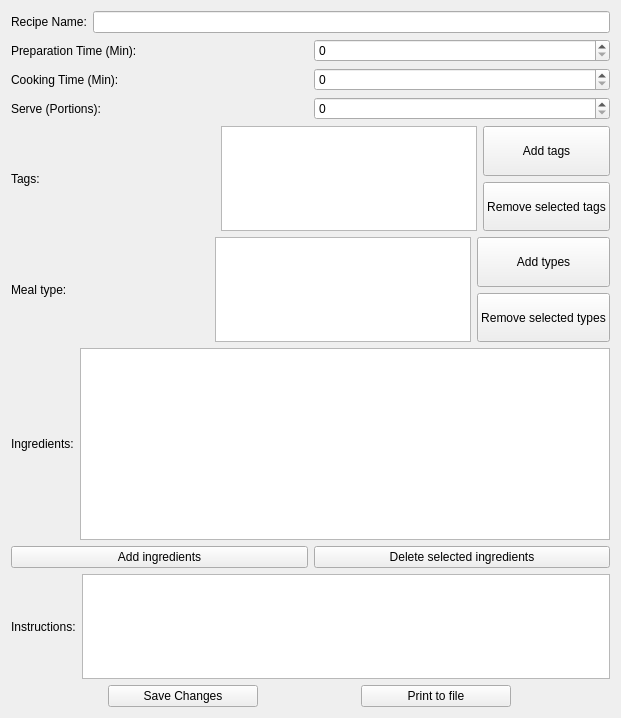
<?xml version="1.0" encoding="UTF-8"?>
<ui version="4.0">
 <class>Form</class>
 <widget class="QWidget" name="Form">
  <property name="geometry">
   <rect>
    <x>0</x>
    <y>0</y>
    <width>621</width>
    <height>718</height>
   </rect>
  </property>
  <property name="minimumSize">
   <size>
    <width>0</width>
    <height>0</height>
   </size>
  </property>
  <property name="maximumSize">
   <size>
    <width>1000</width>
    <height>16777215</height>
   </size>
  </property>
  <property name="windowTitle">
   <string>Form</string>
  </property>
  <layout class="QVBoxLayout" name="verticalLayout">
   <item>
    <layout class="QHBoxLayout" name="horizontalLayout">
     <item>
      <widget class="QLabel" name="label">
       <property name="text">
        <string>Recipe Name:</string>
       </property>
      </widget>
     </item>
     <item>
      <widget class="QLineEdit" name="lineEdit_edit_name">
       <property name="sizePolicy">
        <sizepolicy hsizetype="Expanding" vsizetype="Fixed">
         <horstretch>0</horstretch>
         <verstretch>0</verstretch>
        </sizepolicy>
       </property>
       <property name="maxLength">
        <number>1000</number>
       </property>
      </widget>
     </item>
    </layout>
   </item>
   <item>
    <layout class="QHBoxLayout" name="horizontalLayout_2">
     <item>
      <widget class="QLabel" name="label_2">
       <property name="text">
        <string>Preparation Time (Min):</string>
       </property>
      </widget>
     </item>
     <item>
      <widget class="QSpinBox" name="spinBox_edit_prep_time">
       <property name="maximum">
        <number>1000</number>
       </property>
      </widget>
     </item>
    </layout>
   </item>
   <item>
    <layout class="QHBoxLayout" name="horizontalLayout_3">
     <item>
      <widget class="QLabel" name="label_3">
       <property name="text">
        <string>Cooking Time (Min):</string>
       </property>
      </widget>
     </item>
     <item>
      <widget class="QSpinBox" name="spinBox_edit_cook_time">
       <property name="maximum">
        <number>1000</number>
       </property>
      </widget>
     </item>
    </layout>
   </item>
   <item>
    <layout class="QHBoxLayout" name="horizontalLayout_4">
     <item>
      <widget class="QLabel" name="label_4">
       <property name="text">
        <string>Serve (Portions):</string>
       </property>
      </widget>
     </item>
     <item>
      <widget class="QSpinBox" name="spinBox_edit_portion">
       <property name="maximum">
        <number>1000</number>
       </property>
      </widget>
     </item>
    </layout>
   </item>
   <item>
    <layout class="QHBoxLayout" name="horizontalLayout_5">
     <item>
      <widget class="QLabel" name="label_5">
       <property name="text">
        <string>Tags:</string>
       </property>
      </widget>
     </item>
     <item>
      <spacer name="horizontalSpacer">
       <property name="orientation">
        <enum>Qt::Horizontal</enum>
       </property>
       <property name="sizeHint" stdset="0">
        <size>
         <width>40</width>
         <height>20</height>
        </size>
       </property>
      </spacer>
     </item>
     <item>
      <widget class="QListWidget" name="listWidget_edit_tags">
       <property name="minimumSize">
        <size>
         <width>0</width>
         <height>0</height>
        </size>
       </property>
       <property name="selectionMode">
        <enum>QAbstractItemView::ExtendedSelection</enum>
       </property>
      </widget>
     </item>
     <item>
      <layout class="QVBoxLayout" name="verticalLayout_2">
       <item>
        <widget class="QPushButton" name="pushButton_add_tags">
         <property name="sizePolicy">
          <sizepolicy hsizetype="Minimum" vsizetype="Expanding">
           <horstretch>0</horstretch>
           <verstretch>0</verstretch>
          </sizepolicy>
         </property>
         <property name="text">
          <string>Add tags</string>
         </property>
        </widget>
       </item>
       <item>
        <widget class="QPushButton" name="pushButton_remove_selected_tags">
         <property name="sizePolicy">
          <sizepolicy hsizetype="Minimum" vsizetype="Expanding">
           <horstretch>0</horstretch>
           <verstretch>0</verstretch>
          </sizepolicy>
         </property>
         <property name="baseSize">
          <size>
           <width>0</width>
           <height>0</height>
          </size>
         </property>
         <property name="text">
          <string>Remove selected tags</string>
         </property>
        </widget>
       </item>
      </layout>
     </item>
    </layout>
   </item>
   <item>
    <layout class="QHBoxLayout" name="horizontalLayout_7">
     <item>
      <widget class="QLabel" name="label_8">
       <property name="text">
        <string>Meal type:</string>
       </property>
      </widget>
     </item>
     <item>
      <spacer name="horizontalSpacer_2">
       <property name="orientation">
        <enum>Qt::Horizontal</enum>
       </property>
       <property name="sizeHint" stdset="0">
        <size>
         <width>40</width>
         <height>20</height>
        </size>
       </property>
      </spacer>
     </item>
     <item>
      <widget class="QListWidget" name="listWidget_edit_types">
       <property name="minimumSize">
        <size>
         <width>0</width>
         <height>0</height>
        </size>
       </property>
       <property name="selectionMode">
        <enum>QAbstractItemView::ExtendedSelection</enum>
       </property>
       <property name="sortingEnabled">
        <bool>false</bool>
       </property>
      </widget>
     </item>
     <item>
      <layout class="QVBoxLayout" name="verticalLayout_3">
       <item>
        <widget class="QPushButton" name="pushButton_add_type">
         <property name="sizePolicy">
          <sizepolicy hsizetype="Minimum" vsizetype="Expanding">
           <horstretch>0</horstretch>
           <verstretch>0</verstretch>
          </sizepolicy>
         </property>
         <property name="text">
          <string>Add types</string>
         </property>
        </widget>
       </item>
       <item>
        <widget class="QPushButton" name="pushButton_remove_selected_type">
         <property name="sizePolicy">
          <sizepolicy hsizetype="Minimum" vsizetype="Expanding">
           <horstretch>0</horstretch>
           <verstretch>0</verstretch>
          </sizepolicy>
         </property>
         <property name="text">
          <string>Remove selected types</string>
         </property>
        </widget>
       </item>
      </layout>
     </item>
    </layout>
   </item>
   <item>
    <layout class="QVBoxLayout" name="verticalLayout_4">
     <item>
      <layout class="QHBoxLayout" name="horizontalLayout_10">
       <item>
        <widget class="QLabel" name="label_6">
         <property name="text">
          <string>Ingredients:</string>
         </property>
        </widget>
       </item>
       <item>
        <widget class="QTableWidget" name="tableWidget_edit_ingredient">
         <property name="sizePolicy">
          <sizepolicy hsizetype="Expanding" vsizetype="MinimumExpanding">
           <horstretch>0</horstretch>
           <verstretch>0</verstretch>
          </sizepolicy>
         </property>
         <property name="minimumSize">
          <size>
           <width>400</width>
           <height>0</height>
          </size>
         </property>
         <property name="editTriggers">
          <set>QAbstractItemView::NoEditTriggers</set>
         </property>
         <property name="selectionBehavior">
          <enum>QAbstractItemView::SelectRows</enum>
         </property>
        </widget>
       </item>
      </layout>
     </item>
     <item>
      <layout class="QHBoxLayout" name="horizontalLayout_11">
       <item>
        <widget class="QPushButton" name="pushButton_add_ingredient">
         <property name="sizePolicy">
          <sizepolicy hsizetype="Minimum" vsizetype="Expanding">
           <horstretch>0</horstretch>
           <verstretch>0</verstretch>
          </sizepolicy>
         </property>
         <property name="text">
          <string>Add ingredients</string>
         </property>
        </widget>
       </item>
       <item>
        <widget class="QPushButton" name="pushButton_delete_ingredient">
         <property name="sizePolicy">
          <sizepolicy hsizetype="Minimum" vsizetype="Expanding">
           <horstretch>0</horstretch>
           <verstretch>0</verstretch>
          </sizepolicy>
         </property>
         <property name="text">
          <string>Delete selected ingredients</string>
         </property>
        </widget>
       </item>
      </layout>
     </item>
    </layout>
   </item>
   <item>
    <layout class="QHBoxLayout" name="horizontalLayout_8">
     <item>
      <widget class="QLabel" name="label_7">
       <property name="text">
        <string>Instructions:</string>
       </property>
      </widget>
     </item>
     <item>
      <widget class="QPlainTextEdit" name="plainTextEdit_edit_instruction">
       <property name="minimumSize">
        <size>
         <width>400</width>
         <height>0</height>
        </size>
       </property>
      </widget>
     </item>
    </layout>
   </item>
   <item>
    <layout class="QHBoxLayout" name="horizontalLayout_9">
     <item>
      <widget class="QPushButton" name="pushButton_save">
       <property name="enabled">
        <bool>true</bool>
       </property>
       <property name="sizePolicy">
        <sizepolicy hsizetype="Maximum" vsizetype="Fixed">
         <horstretch>0</horstretch>
         <verstretch>0</verstretch>
        </sizepolicy>
       </property>
       <property name="minimumSize">
        <size>
         <width>150</width>
         <height>0</height>
        </size>
       </property>
       <property name="text">
        <string>Save Changes</string>
       </property>
      </widget>
     </item>
     <item>
      <widget class="QPushButton" name="pushButton_edit_print">
       <property name="sizePolicy">
        <sizepolicy hsizetype="Maximum" vsizetype="Fixed">
         <horstretch>0</horstretch>
         <verstretch>0</verstretch>
        </sizepolicy>
       </property>
       <property name="minimumSize">
        <size>
         <width>150</width>
         <height>0</height>
        </size>
       </property>
       <property name="text">
        <string>Print to file</string>
       </property>
      </widget>
     </item>
    </layout>
   </item>
  </layout>
 </widget>
 <resources/>
 <connections/>
</ui>
